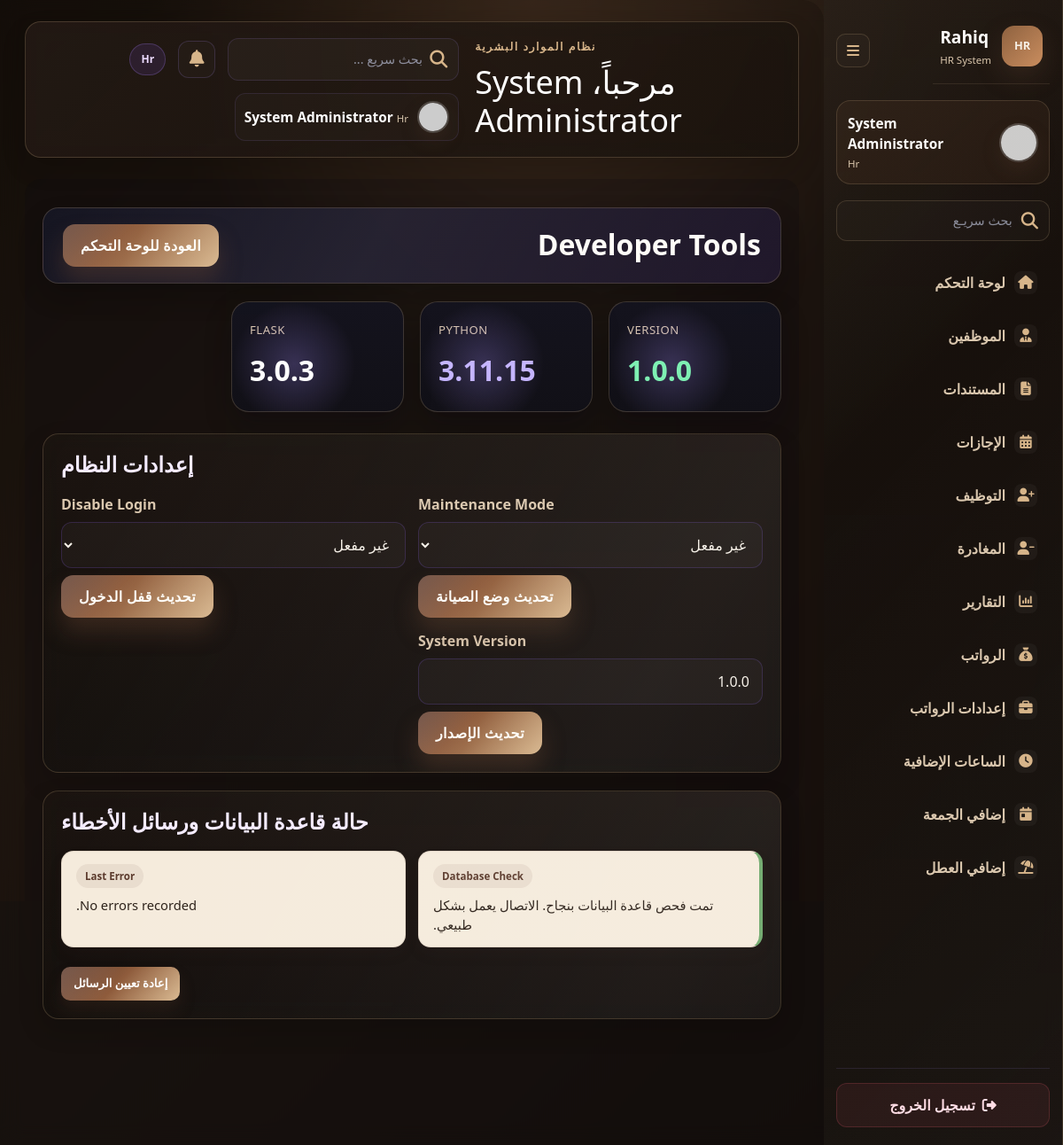
The app's page /developer-tools (signed in) with its own data.
### tables this page shows
CREATE TABLE system_settings (
                setting_key TEXT PRIMARY KEY,
                setting_value TEXT NOT NULL DEFAULT ''
            );

### app.py (the view, shortened to what this page needs)
@app.route("/developer-tools", methods=["GET", "POST"])
def developer_tools():
    if "user_id" not in session:
        return redirect(url_for("login"))
    if not user_has_role("system_designer", "admin"):
        flash("ليس لديك صلاحية إدارة أدوات المصمم.", "error")
        return redirect(url_for("dashboard"))
    settings = get_system_settings()
    db_ok = check_database_connection()
    return render_template(
        "developer_tools.html",
        user_name=session.get("user_name", "User"),
        system_version=settings.get("system_version", app.config.get("SYSTEM_VERSION", "1.0.0")),
        maintenance_mode=str(settings.get("maintenance_mode", "false")).lower() == "true",
        login_disabled=str(settings.get("login_disabled", "false")).lower() == "true",
        last_error=settings.get("last_error", app.config.get("LAST_ERROR", "No errors recorded.")),
        database_ok=db_ok,
        python_version=platform.python_version(),
        flask_version=__import__("flask").__version__,
    )

### app.py (called while the page is built)
@app.before_request
def enforce_maintenance_mode():
    allowed_endpoints = {"login", "register", "logout", "developer_tools", "static"}
    if app.config.get("MAINTENANCE_MODE") and request.endpoint not in allowed_endpoints:
        if session.get("user_role") == "admin":
            return None
        return render_template("maintenance.html"), 503

def normalize_role(role):
    normalized = (role or "").strip().lower().replace("-", "_").replace(" ", "_")
    role_aliases = {
        "admin": "hr",
        "manager": "hr",
        "hr": "hr",
        "human_resources": "hr",
        "system_designer": "system_designer",
        "designer": "system_designer",
        "systemdesigner": "system_designer",
        "employee": "employee",
    }
    return role_aliases.get(normalized, normalized or "employee")

def user_has_role(*roles):
    current_role = normalize_role(session.get("user_role", "employee"))
    valid_roles = {normalize_role(role) for role in roles}
    return current_role in valid_roles

### database.py (called while the page is built, shortened)
def get_connection():
    database_url = os.getenv("DATABASE_URL")
    conn = sqlite3.connect(DB_NAME)
    conn.row_factory = sqlite3.Row
    return conn

def get_system_settings():
    with get_connection() as conn:
        rows = conn.execute("SELECT setting_key, setting_value FROM system_settings").fetchall()
        settings = {}
        for row in rows:
            settings[row["setting_key"]] = row["setting_value"]
        return settings

def check_database_connection():
    try:
        with get_connection() as conn:
            conn.execute("SELECT 1").fetchone()
        return True
    except Exception:
        return False

### templates/developer_tools.html (shortened to what this page needs)
{% extends 'base.html' %}
{% block content %}
<div class="dashboard-page">
  <div class="dashboard-wrap">
    <div class="topbar">
      <h2>Developer Tools</h2>
      <div class="nav-actions">
        <a href="{{ url_for('dashboard') }}" class="main-btn">العودة للوحة التحكم</a>
      </div>
    </div>
    <div class="summary-row">
      <div class="summary-card green">
        <div class="label">Version</div>
        <div class="value">{{ system_version }}</div>
      </div>
      <div class="summary-card purple">
        <div class="label">Python</div>
        <div class="value">{{ python_version }}</div>
      </div>
      <div class="summary-card blue">
        <div class="label">Flask</div>
        <div class="value">{{ flask_version }}</div>
      </div>
    </div>
    <div class="panel">
      <h3>إعدادات النظام</h3>
      <div class="form-grid">
        <div>
          <form method="post">
            <label class="form-label">Maintenance Mode</label>
            <select class="custom-input" name="maintenance_mode">
              <option value="off" {% if not maintenance_mode %}selected{% endif %}>غير مفعل</option>
            </select>
            <button type="submit" class="main-btn mt-2">تحديث وضع الصيانة</button>
          </form>
        </div>
        <div>
          <form method="post">
            <label class="form-label">Disable Login</label>
            <select class="custom-input" name="login_disabled">
              <option value="off" {% if not login_disabled %}selected{% endif %}>غير مفعل</option>
            </select>
            <button type="submit" class="main-btn mt-2">تحديث قفل الدخول</button>
          </form>
        </div>
        <div>
          <form method="post">
            <label class="form-label">System Version</label>
            <input type="text" class="custom-input" name="system_version" value="{{ system_version }}">
            <button type="submit" class="main-btn mt-2">تحديث الإصدار</button>
          </form>
        </div>
      </div>
    </div>
    <div class="panel">
      <h3>حالة قاعدة البيانات ورسائل الأخطاء</h3>
      <div class="alert-stack">
        <div class="alert-card {% if database_ok %}alert-safe{% else %}alert-danger{% endif %}">
          <span class="alert-tag">Database Check</span>
          <p>{% if database_ok %}تمت فحص قاعدة البيانات بنجاح. الاتصال يعمل بشكل طبيعي.{% else %}فشل الاتصال بقاعدة البيانات، يرجى التحقق من الإعدادات.{% endif %}</p>
        </div>
        <div class="alert-card alert-warning">
          <span class="alert-tag">Last Error</span>
          <p>{{ last_error }}</p>
        </div>
      </div>
      <form method="post">
        <button type="submit" class="small-btn">إعادة تعيين الرسائل</button>
      </form>
    </div>
  </div>
</div>
{% endblock %}

### records on screen
system_settings: setting_value "1.0.0", system_version "1.0.0"
system_settings: setting_value "No errors recorded."

### other values on screen
{{ user_name or 'User' }} "System Administrator"
{{ (session.get('user_role', 'employee') or 'employee')|title }} "Hr"
{{ python_version }} "3.11.15"
{{ flask_version }} "3.0.3"
